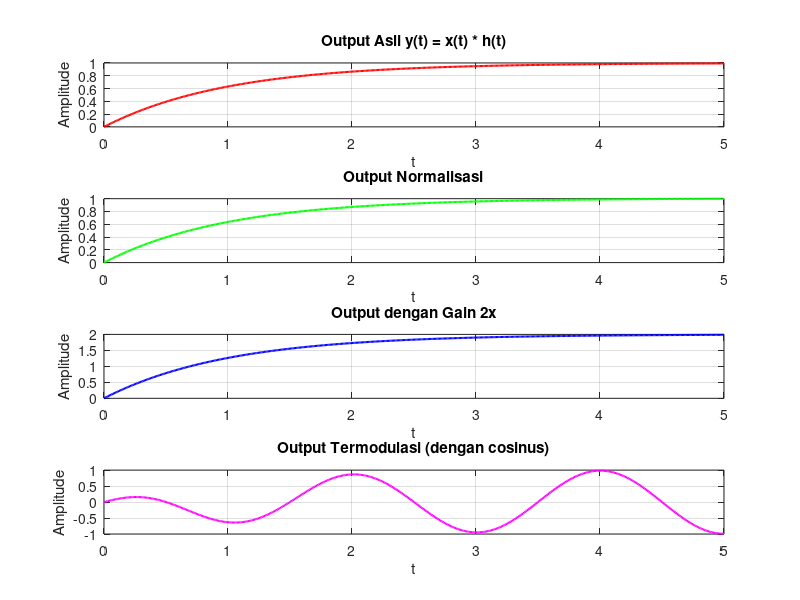

This figure's MATLAB source:
% --- Continuous-Time Convolution Integral ---
t = 0:0.01:5;
dt = t(2) - t(1);

% Sinyal input
x = ones(size(t));           % x(t) = u(t)
h = exp(-t);                 % h(t) = e^{-t}u(t)

% Hitung konvolusi numerik
y = zeros(size(t));
for i = 1:length(t)
    tau = 0:dt:t(i);
    xtau = interp1(t, x, tau, 'linear', 0);
    htau = interp1(t, h, t(i) - tau, 'linear', 0);
    y(i) = trapz(tau, xtau .* htau);
end

% --- Modifikasi Output ---
y_norm = y / max(y);            % Normalisasi 0–1
y_gain = 2 * y;                 % Perbesar amplitudo 2x
y_mod  = y .* cos(2*pi*0.5*t);  % Modulasi dengan cosinus

% --- Plotting ---
figure;

subplot(4,1,1);
plot(t, y, 'r','LineWidth',1.5);
title('Output Asli y(t) = x(t) * h(t)'); xlabel('t'); ylabel('Amplitude'); grid on;

subplot(4,1,2);
plot(t, y_norm, 'g','LineWidth',1.5);
title('Output Normalisasi'); xlabel('t'); ylabel('Amplitude'); grid on;

subplot(4,1,3);
plot(t, y_gain, 'b','LineWidth',1.5);
title('Output dengan Gain 2x'); xlabel('t'); ylabel('Amplitude'); grid on;

subplot(4,1,4);
plot(t, y_mod, 'm','LineWidth',1.5);
title('Output Termodulasi (dengan cosinus)'); xlabel('t'); ylabel('Amplitude'); grid on;

